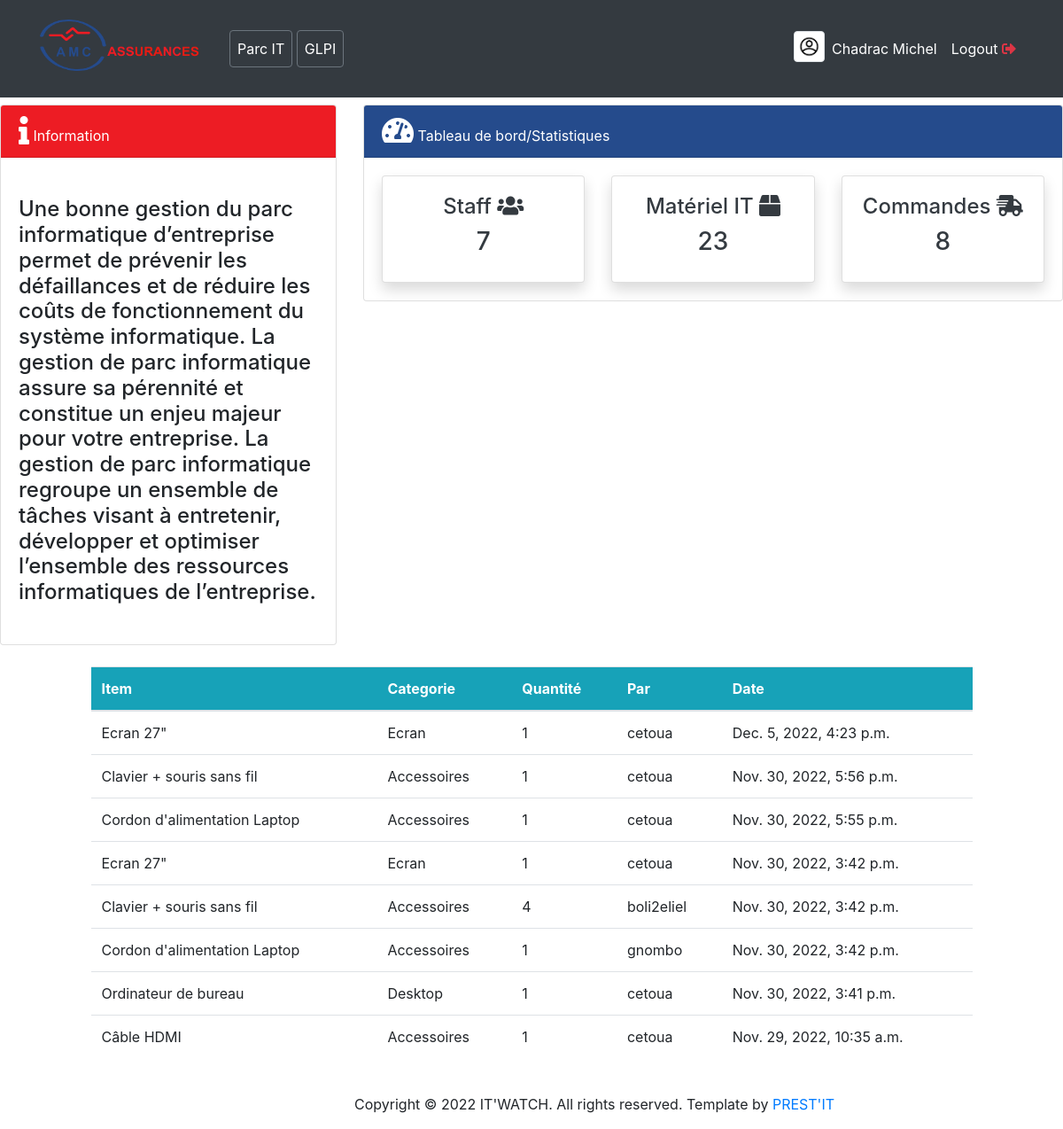
Page /order/ (signed in) on the committed database.
### user/models.py (models this page shows, shortened)
class Profile(models.Model):
    staff = models.OneToOneField(User, on_delete=models.CASCADE, null=True)
    address = models.CharField(max_length=200, null=True)
    phone = models.CharField(max_length=20, null=True)
    image = models.ImageField(default='avatar.jpg', upload_to='Profile_Images', null=True)
    job_function = models.CharField(max_length=200, null=True)

### dashboard/models.py (models this page shows, shortened)
class Order(models.Model):
    product = models.CharField(max_length=255, blank=True, null=True,)
    category = models.CharField(max_length=255, blank=True, null=True, choices=CATEGORIE)
    staff = models.ForeignKey(User,on_delete=models.CASCADE, null=True)
    order_quantity = models.PositiveIntegerField(null=True)
    date = models.DateTimeField(auto_now_add=True )
    class Meta:
        verbose_name_plural = 'Order'  # On change le nom de cette table dans l'Admin Panel

### dashboard/views.py (the view)
# urls.py: path('order/', views.order, name='dashboard-order'),
@login_required()  # on met ce "decorators" pârtout où l'on veut que le user soit connecté avant d'y acceder
def order(request):
    orders = Order.objects.all().order_by('-date')
    workers_count = User.objects.all().count()
    products_count = Product.objects.all().count()
    orders_count = Order.objects.all().count()
    title = "Commandes"
    context = {
        'title': title,
        'orders':orders,
        'workers_count':workers_count,
        'products_count':products_count,
        'orders_count':orders_count,
    }
    return render(request, 'dashboard/order.html', context)

### dashboard/templates/dashboard/order.html (shortened to what this page needs)
{% extends 'partials/base.html' %}
{% block content %}
{% include 'partials/topnav.html' %}
<div class="row my-4">
    <div class="col-md-10 offset-1">
        <table class="table bg-white">
            <thead class="bg-info text-white" >
                <tr>
                    <th scope="col">Item</th>
                    <th scope="col">Categorie</th>
                    <th scope="col">Quantité</th>
                    <th scope="col">Par</th>
                    <th scope="col">Date</th>
                </tr>
            </thead>
            <tbody>
               {% for order in orders %}
                <tr>
                    <td>{{order.product}}</td>
                    <td>{{order.category}}</td>
                    <td>{{order.order_quantity}}</td>
                    <td>{{order.staff.username}}</td>
                    <td>{{order.date}}</td>
                </tr>
                {% endfor %}
            </tbody>
        </table>
    </div>
</div>
{% endblock %}

### dashboard/templates/partials/nav.html (shortened to what this page needs)
{% load static %}
<nav class="navbar navbar-expand-lg navbar-info bg-dark">
    <div class="container">
        {% if user.is_authenticated %}
        <a class="navbar-brand text-white"  href="{% url 'dashboard-index' %}">
            <img src="{% static 'img/Logo_AMC.png' %}" alt="AMC Asssurances" style="width: 180px; margin-bottom:8px; margin-right:18px;" />
        </a>
        <div class="collapse navbar-collapse" id="navbarSupportedContent">
            <ul class="navbar-nav mr-auto">
                <li class="nav-item active">
                    <a class="nav-link text-white undeline btn btn-outline-secondary" href="{% url 'dashboard-index' %}" >Parc IT</a>
                </li>&nbsp;
                <li class="nav-item active">
                    <a class="nav-link text-white btn btn-outline-secondary" href="#" >GLPI</a>
                </li>
            </ul>
            <ul class="navbar-nav ml-auto">
                <li class="nav-item active">
                        <a href="{% url 'user-profile' %}"><img style="width: 35px ;" class="img-thumbnail" src="{{user.profile.image.url}}" alt="profile img"></a>
                </li>
                <li class="nav-item active">
                        <a class="nav-link text-white"  href="{% url 'user-profile' %}"> {{user.first_name}}
                        </a>
                </li>
                <li class="nav-item">
                    <a class="nav-link text-white" data-toggle="modal" data-target="#exampleModal" href="{% url 'user-logout' %}">Logout&nbsp;<i class="fas fa-sign-out-alt text-danger" ></i></a>
                </li>
            </ul>
            {% else %}
            <ul class="navbar-nav ml-auto">
                <li class="nav-item">
                    <a class="nav-link text-white" href="{% url 'user-login' %}">Login</a>
                </li>
            </ul>
            {% endif %}
        </div>
    </div>
</nav>

### dashboard/static/css/all.css (style rules this page uses)
.fa,.fab,.fad,.fal,.far,.fas { -moz-osx-font-smoothing:grayscale;-webkit-font-smoothing:antialiased;display:inline-block;font-style:normal;font-variant:normal;text-rendering:auto;line-height:1 }
.fa-sign-out-alt:before { content:"\f2f5" }

### dashboard/static/css/style.css (style rules this page uses)
body { background: rgb(230, 227, 227); }

### rows in the picture
Order: product "Ecran 27\"", category "Ecran", order_quantity "1", staff.username "cetoua", date "Dec. 5, 2022, 4:23 p.m."
Order: product "Clavier + souris sans fil", category "Accessoires", order_quantity "1", staff.username "cetoua", date "Nov. 30, 2022, 5:56 p.m."
Order: product "Cordon d'alimentation Laptop", category "Accessoires", order_quantity "1", staff.username "cetoua", date "Nov. 30, 2022, 5:55 p.m."
Order: product "Ecran 27\"", category "Ecran", order_quantity "1", staff.username "cetoua", date "Nov. 30, 2022, 3:42 p.m."
Order: product "Clavier + souris sans fil", category "Accessoires", order_quantity "4", staff.username "boli2eliel", date "Nov. 30, 2022, 3:42 p.m."
Order: product "Cordon d'alimentation Laptop", category "Accessoires", order_quantity "1", staff.username "gnombo", date "Nov. 30, 2022, 3:42 p.m."
Order: product "Ordinateur de bureau", category "Desktop", order_quantity "1", staff.username "cetoua", date "Nov. 30, 2022, 3:41 p.m."
Order: product "Câble HDMI", category "Accessoires", order_quantity "1", staff.username "cetoua", date "Nov. 29, 2022, 10:35 a.m."

### other values in the picture
{{ user.first_name }} "Chadrac Michel"
{{ workers_count }} "7"
{{ products_count }} "23"
{{ orders_count }} "8"
